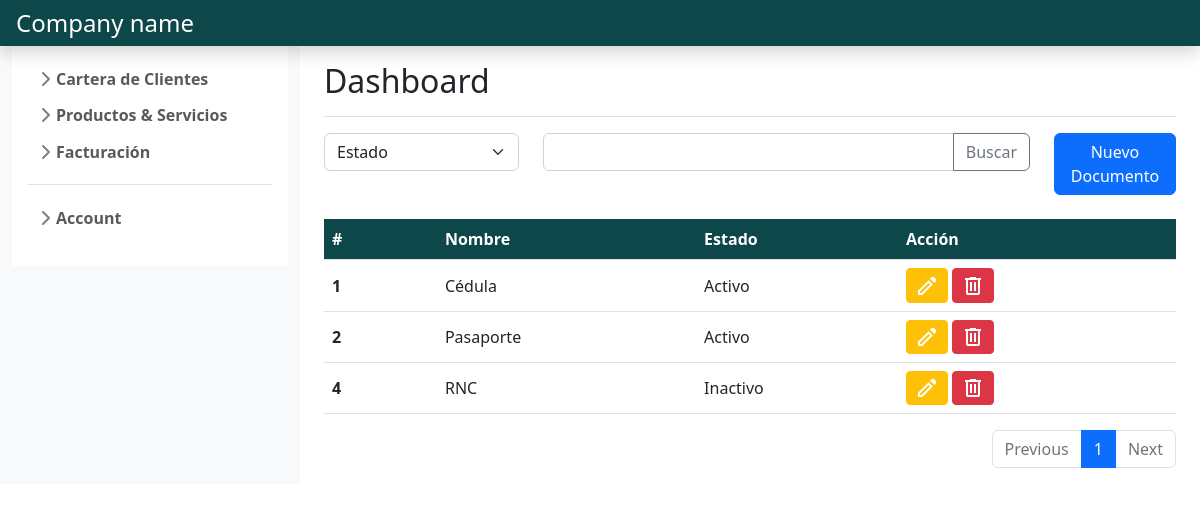
/customers_management/gestion_tipodocumento/ (signed in), run on the app's committed database.
### customers_management/models.py (models this page shows, shortened)
class TipoDocumento(models.Model):
    nombre= models.CharField(max_length= 15)
    estado= models.BooleanField(default=True)
    creado= models.DateTimeField(auto_now_add=True)
    actualizado= models.DateTimeField(auto_now=True)

### customers_management/views.py (the view)
# urls.py: urlpatterns= [path('gestion_tipodocumento/', views.gestion_tipodocumento, name='gestion tipo documento'),
@login_required
def gestion_tipodocumento(request):
    if request.method == 'GET':
        tipodocumento= Paginator(TipoDocumento.objects.all().order_by('id'), 10)
        if request.GET.get('page'):
            page_number= request.GET.get('page')
            tipodocumento_page= tipodocumento.get_page(page_number)
            return render(request, 'gestion_documentos.html',
            {'tipodocumentos': tipodocumento_page,
            'form':FormModificarTipoDocumento}
            )
        else:
            tipodocumento_page= tipodocumento.get_page(1)
            return render(request, 'gestion_documentos.html',
            {'tipodocumentos': tipodocumento_page,
            'form':FormModificarTipoDocumento}
            )

### customers_management/templates/gestion_documentos.html (shortened to what this page needs)
{% extends "base.html" %}
{% load static %}
{% block content %}
    <div class="row">
        <div class="col-md-3">
            <select class="form-select" id="inputGroupSelect01">
                {% for field in form %}
                <option value="{{field.label}}" selected>{{field.label}}</option>
                {% endfor %}
            </select>
        </div>
        <div class="col-md-7">
            <div class="input-group mb-3 ">
                <input type="text" class="form-control" aria-label="Text input with dropdown button">
                <button class="btn btn-outline-secondary" type="button" id="button-addon1">Buscar</button>
            </div>
        </div>
        <div class="col-md-2">
            <a class="btn btn-primary" href="{% url 'crear tipo documento' %}">Nuevo Documento</a>
        </div>
    </div>
    <br>
    <table class="table table-hover align-middle">
        <thead class="text-white" style="background-color: #0E4749;">
            <tr>
                <th scope="col">#</th>
                <th scope="col"></th>
                <th scope="col">Nombre</th>
                <th scope="col"></th>
                <th scope="col">Estado</th>
                <th scope="col">Acción</th>
            </tr>
        </thead>
        <tbody>
            {% for tdoc in tipodocumentos %}
            <tr>
                <th scope="row" colspan="2">{{tdoc.id}}</th>
                <td colspan="2">{{tdoc.nombre}}</td>
                <td>{% if tdoc.estado %}Activo{% else %}Inactivo{% endif %}</td>
                <td>
                    <a class="btn btn-sm btn-warning" href="{% url 'modificar tipo documento' tdoc.id %}" role="button">
                        <svg xmlns="http://www.w3.org/2000/svg" height="24" width="24" style="fill:#FFF"><path d="M5 19h1.4l8.625-8.625-1.4-1.4L5 17.6ZM19.3 8.925l-4.25-4.2 1.4-1.4q.575-.575 1.413-.575.837 0 1.412.575l1.4 1.4q.575.575.6 1.388.025.812-.55 1.387ZM17.85 10.4 7.25 21H3v-4.25l10.6-10.6Zm-3.525-.725-.7-.7 1.4 1.4Z"/></svg>
                    </a>
                    <button class="btn btn-sm btn-danger" data-bs-toggle="modal" data-bs-target="#exampleModalgestion" data-bs-whatever="{{tdoc.id}}:{{tdoc.nombre}}">
                        <svg xmlns="http://www.w3.org/2000/svg" height="24" width="24" style="fill:#FFF"><path d="M7 21q-.825 0-1.412-.587Q5 19.825 5 19V6H4V4h5V3h6v1h5v2h-1v13q0 .825-.587 1.413Q17.825 21 17 21ZM17 6H7v13h10ZM9 17h2V8H9Zm4 0h2V8h-2ZM7 6v13Z"/></svg>
                    </button>
                </td>
            </tr>
            {% endfor %}
        </tbody>
    </table>
    <nav aria-label="Page navigation example">
        <ul class="pagination justify-content-end">
            <li class="page-item {% if not tipodocumentos.has_previous %} disabled {% endif %}">
                <a class="page-link" {% if tipodocumentos.has_previous %} href="?page={{ tipodocumentos.previous_page_number }}" {% endif %}>Previous</a>
            </li>
            {% for i in tipodocumentos.paginator.page_range %}
              {% if i == tipodocumentos.number %}
                  <li class="page-item active">
                      <a class="page-link" href="#">{{ i }}</a>
                  </li>
              {% else %}
                  <li class="page-item">
                      <a class="page-link" href="?page={{ i }}">{{ i }}</a>
                  </li>
              {% endif %}
          {% endfor %}
          <li class="page-item {% if not tipodocumentos.has_next %} disabled {% endif %}" >
            <a class="page-link" {% if tipodocumentos.has_next %} href="?page={{ tipodocumentos.next_page_number }}" {% endif %}>Next</a>
          </li>
        </ul>
    </nav>
{% endblock %}

### main/static/style/css/sidebars.css (style rules this page uses)
body { min-height: 100vh; min-height: -webkit-fill-available; }
html { height: -webkit-fill-available; }

### data on the page
TipoDocumento: id "1", nombre "Cédula", estado "Activo"
TipoDocumento: id "2", nombre "Pasaporte", estado "Activo"
TipoDocumento: id "4", nombre "RNC", estado "Inactivo"

### other printed values
{{ i }} "1"
form field value "Estado"
